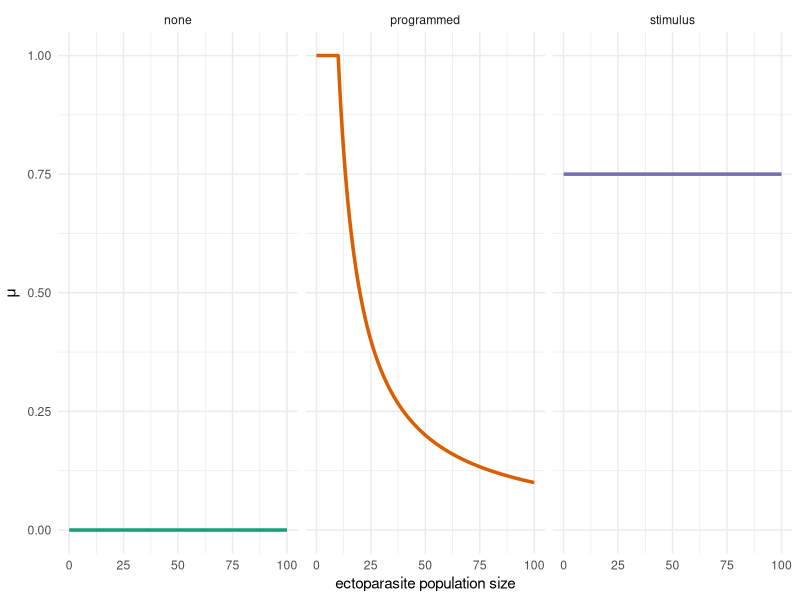
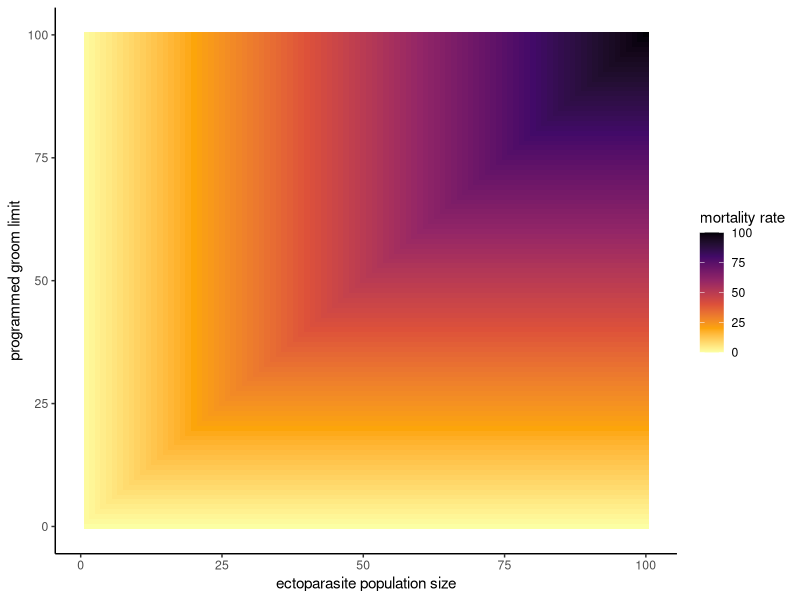
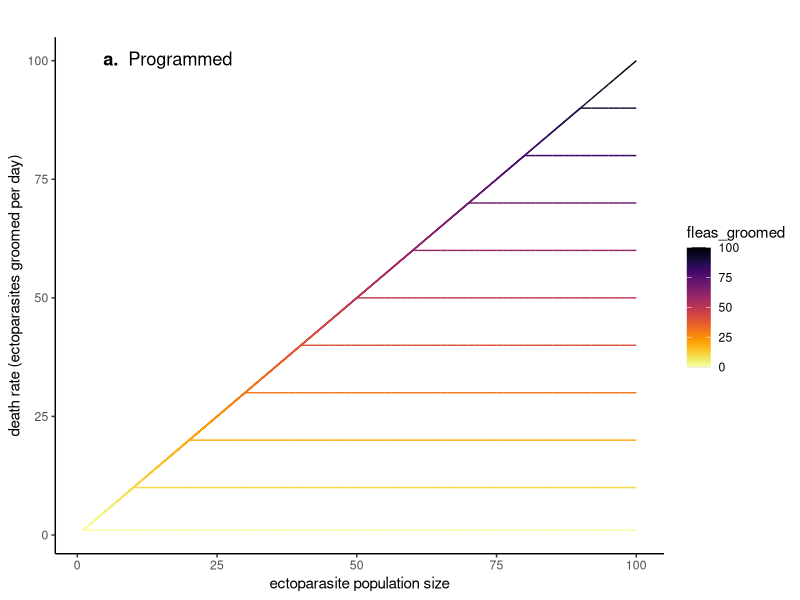
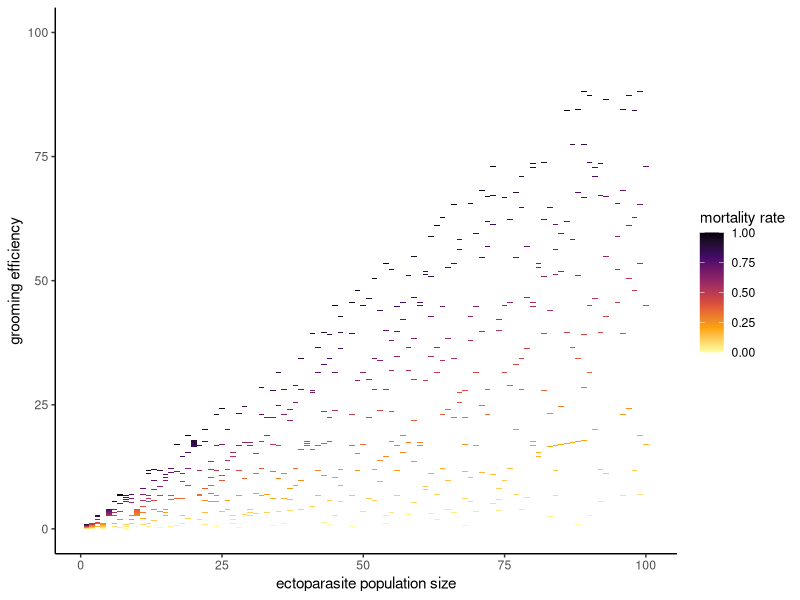
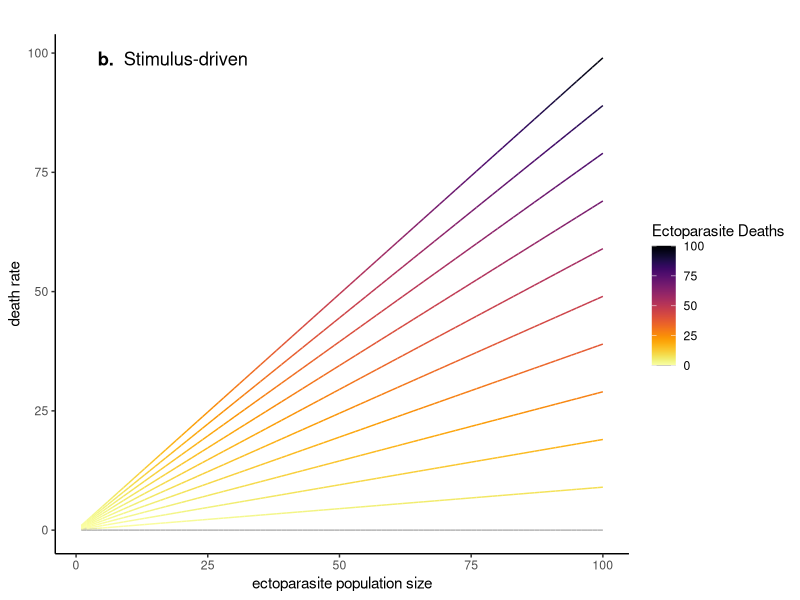
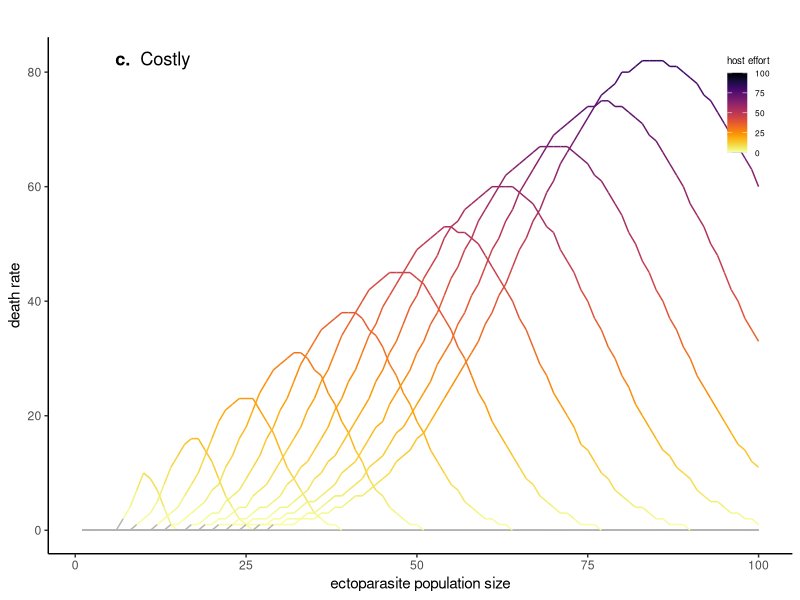
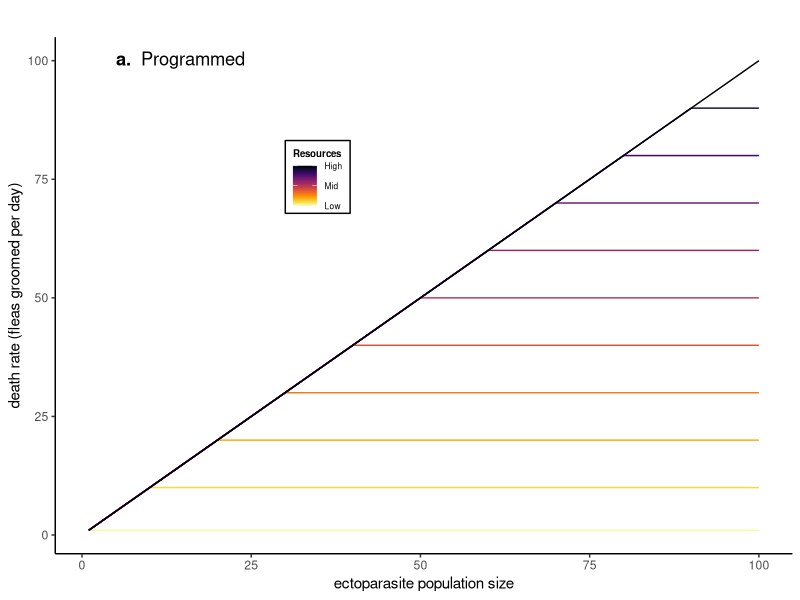
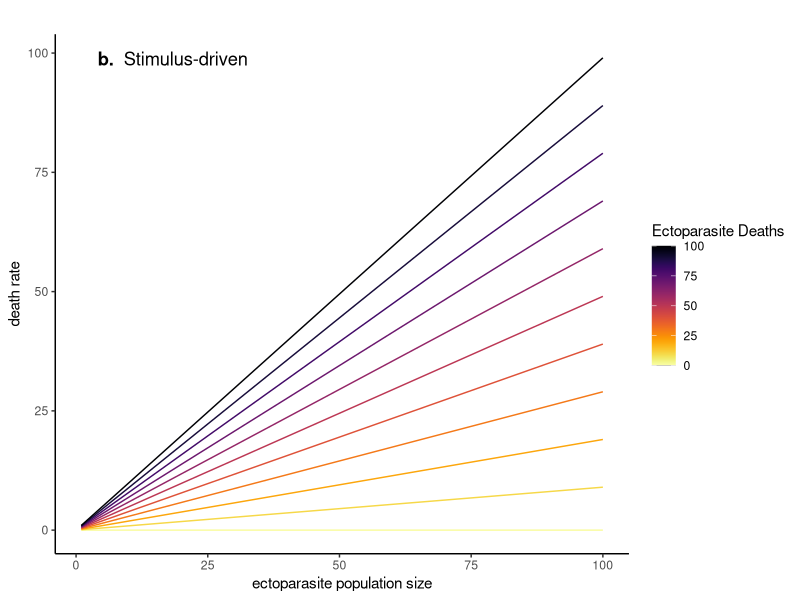

Generate these figures, in order, with R:
## ---- chunk 1
knitr::opts_chunk$set(echo = TRUE)
library(tidyr) 
library(ggplot2)
library(dplyr)
library(gridExtra) # plotting multipanels 
## ---- chunk 2
# Define parasite density range
x <- seq(0.01, 100, length.out = 1000)

# Define grooming scenarios 

## no grooming 
death_none <- function(x) rep(0, length(x))

## programmed to a certain number of fleas per day (G)
death_programmed <-  function(x, G = 10) {
  pmin(1, G / x)  # cap at 1 to avoid unrealistic death rates > 1
} 

## saturate to a % of fleas (e.g., stimulus driven) perG
death_stimulus <- function(x, d0 = 0, dmax = 1, perG  = 0.75) {
  k <- x * (1 - perG) / perG
  d0 + (dmax * x) / (k + x)
}

## costly, stimulus driven to a certain point, but then there is a cost 
# death_costly <- function(x, max = 1, mu = 10, sigma = 10) {
#  max * exp(-((x - mu)^2) / (2 * sigma^2))
#}

# Evaluate each function
df <- data.frame(
  x = x,
  none = death_none(x),
  programmed = death_programmed(x),
  stimulus = death_stimulus(x)#,
  #costly = death_costly(x)
)


df_long <- pivot_longer(df, -x, names_to = "grooming scenario", values_to = "DeathRate")

# Plot
## Facet plot of grooming scenarios 
ggplot(df_long, aes(x = x, y = DeathRate, group =  `grooming scenario`, color = `grooming scenario`)) +
  geom_line(size = 1.2) +
  facet_wrap(~factor(`grooming scenario`, levels = c("none", "programmed", "stimulus", "costly")))  +
  labs(
    x = "ectoparasite population size",
    y = expression(mu)
  ) +
  theme_minimal() +
  scale_color_brewer(palette = "Dark2") + 
  theme(legend.position = "none")

## Merge plot of grooming scenarios 
  
## ---- chunk 3
# plot different grooming scenarios 

# 1. Define parameter ranges
x_vals <- seq(1, 100, length.out = 100)  # parasite population size 
G_vals <- seq(0, 100, length.out = 101)   # grooming efficiency
plot_scenarios <- c(1,10,20,30,40,50,60,70,80,90,100)

# 2. Create a grid of all combinations
grid_prog <- expand.grid(
  pop_size = x_vals,
  groom_efficiency = G_vals
)

# Provide some columns for 
## scenario 
grid_prog$scenario <- grid_prog$groom_efficiency

# Programmed: can remove up to G fleas per day
grid_prog$fleas_groomed <- pmin(grid_prog$pop_size, grid_prog$groom_efficiency)
grid_prog$death_rate <- grid_prog$fleas_groomed 

# PROGRAMMED
## Plot full parameter space for Programmed 
ggplot(grid_prog, aes(x = pop_size, y = groom_efficiency, fill = death_rate)) +
  geom_tile() +
  scale_fill_viridis_c(option = "inferno", direction = -1) +
  labs(
    x = "ectoparasite population size",
    y = "programmed groom limit",
    fill = "mortality rate"
  ) +
  theme_classic()

## PROGRAMMED
# Plot example for all grooming efficiency scenarios 
prog_scenarios <- ggplot(grid_prog[grid_prog$scenario %in% plot_scenarios, ], aes(x = pop_size, y = death_rate, 
                      group = groom_efficiency, color = fleas_groomed)) +
  geom_line() +
  scale_color_gradientn(
    colours = c("gray70", viridis::viridis(255, option = "inferno", direction = -1)),
    values  = scales::rescale(c(0, 100)),
    limits  = c(0, 100),
    breaks  = c(0, 25, 50, 75, 100),
  ) +
  labs(
    x = "ectoparasite population size",
    y = "death rate (ectoparasites groomed per day)",
    title = expression(bold("a.") ~ " Programmed")
  ) +
  theme_classic() +
  theme(plot.title = element_text(hjust = 0.1,vjust = -10))
prog_scenarios # check all good

## make a no legend version for multi-panel
prog_scenarios_nl <- prog_scenarios + 
  theme(legend.position = "none")


# Stimulus-driven: can remove up to %perG per day 
stim_rates <- seq(0, 1, length.out = 101)  # death rates (for stimulus)

grid_stim <- expand.grid(
  pop_size = x_vals,
  stim_rate = stim_rates
)
grid_stim$scenario <- as.integer(factor(grid_stim$stim_rate))
grid_stim$fleas_groomed <- grid_stim$pop_size*grid_stim$stim_rate

## Plot full parameter space for Stimulus
ggplot(grid_stim, aes(x = pop_size, y = fleas_groomed, fill = stim_rate)) +
  geom_tile() +
  scale_fill_viridis_c(option = "inferno", direction = -1) +
  labs(
    x = "ectoparasite population size",
    y = "grooming efficiency",
    fill = "mortality rate"
  ) +
  theme_classic()

stim_scenarios <- ggplot(grid_stim[grid_stim$scenario %in%  plot_scenarios, ], aes(x = pop_size, y = fleas_groomed, 
                      group = stim_rate, color =  fleas_groomed)) +
  geom_line() +
  scale_color_gradientn(
    colours = c("gray70", viridis::viridis(255, option = "inferno", direction = -1)),
    values  = scales::rescale(c(0, 100)),
    limits  = c(0, 100),
    breaks  = c(0, 25, 50, 75, 100),
    name    = "Ectoparasite Deaths"
  ) +
  labs(
    x = "ectoparasite population size",
    y = "death rate",
    title = expression(bold("b.") ~ " Stimulus-driven")
  ) +
  theme_classic() +
  theme(plot.title = element_text(hjust = 0.1,vjust = -10))
stim_scenarios # check all good 

## make a no legend version for multi-panel
stim_scenarios_nl_ny <- stim_scenarios + 
  theme(legend.position = "none", 
        axis.title.y = element_blank(),
        axis.text.y  = element_blank(),
        axis.ticks.y = element_blank())

# Costly: Gaussian centered at a variable peak/optimal ectoparasite that then decreases 

## explore 100 different scenarios of cost
n_scen <- 100

# parameter trajectories
cost_scenarios <- data.frame(
  scenario = 1:n_scen,
  mu = seq(10, 80, length.out = n_scen),
  sigma = seq(2, 20, length.out = n_scen)
)

grid_cost  <- expand_grid(
  pop_size = 1:100, # ectoparasite population size
  scenario = 1:100 # this changes the type of gaussian curve
) 

grid_cost <- left_join(grid_cost, cost_scenarios, by = "scenario")
grid_cost$death_rate <- exp(-((grid_cost$pop_size - grid_cost$mu)^2) / (2 * grid_cost$sigma^2))
grid_cost$fleas_groomed <- floor(grid_cost$pop_size*grid_cost$death_rate)


cost_scenarios <- ggplot(grid_cost[grid_cost$scenario %in%  plot_scenarios, ], 
                         aes(x = pop_size, y = fleas_groomed, 
                      group = scenario, color =  fleas_groomed)) +
  geom_line() +
  scale_color_gradientn(
    colours = c("gray70", viridis::viridis(255, option = "inferno", direction = -1)),
    values  = scales::rescale(c(0, 100)),
    limits  = c(0, 100),
    breaks  = c(0, 25, 50, 75, 100),
    name    = "host effort") +
  labs(
    x = "ectoparasite population size",
    y = "death rate",
   title = expression(bold("c.") ~ " Costly")) +
  theme_classic() +
  theme(legend.position = c(0.98, 0.98),
        legend.justification = c(1, 1), 
        legend.background = element_rect(fill = NA, color = NA),
        legend.box.background = element_rect(fill = NA, color = NA), 
        legend.text  = element_text(size = 6),
        legend.title = element_text(size = 7), 
        plot.title = element_text(hjust = 0.1,vjust = -10))+ 
  guides(
  color = guide_colorbar(
    title.position = "top",
    title.hjust = 1, 
    barheight = unit(0.8, "in"),
    barwidth  = unit(0.2, "in"),
    ticks = FALSE))
cost_scenarios # check all good 

# remove y axis for multipanel
cost_scenarios_ny <- cost_scenarios + 
  theme(axis.title.y = element_blank(),
  axis.text.y  = element_blank(),
  axis.ticks.y = element_blank())

# plot all three scenarios next to eachother 
png(filename="figures/groom_scenarios.png", width = 7.5, height =3, unit = 'in', res = 300)
grid.arrange(prog_scenarios_nl, stim_scenarios_nl_ny, nrow = 1)
dev.off()
## ---- chunk 4
prog_scenarios_Res <- ggplot(grid_prog[grid_prog$scenario %in% plot_scenarios, ], 
                         aes(x = pop_size, y = death_rate, 
                      group = groom_efficiency, color = scenario)) +
  geom_line() +
  scale_color_gradientn(
    colours = c("gray70", viridis::viridis(255, option = "inferno", direction = -1)),
    values  = scales::rescale(c(0, 100)),
    limits  = c(0, 100),
    breaks  = c(0, 50, 100),
    labels = c("Low","Mid","High"), 
    name = expression(bold("Resources")),
    guide = guide_colorbar(
      barheight = unit(0.4, "in"))) +   # shorter legend
  labs(
    x = "ectoparasite population size",
    y = "death rate (fleas groomed per day)",
    title = expression(bold("a.") ~ " Programmed")
  ) +
  theme_classic() +
  theme(plot.title = element_text(hjust = 0.1,vjust = -10), 
        legend.position = c(0.4, 0.8),
        legend.justification = c(1, 1), 
        legend.background = element_rect(fill = NA, color = "black"),
        legend.box.background = element_rect(fill = NA, color = NA), 
        legend.text  = element_text(size = 6),
        legend.title = element_text(size = 7)
        )
prog_scenarios_Res # check all good

## make a no legend version for multi-panel
prog_scenarios_Res_nl <- prog_scenarios_Res + 
  theme(legend.position = "none")


stim_scenarios_Res <- ggplot(grid_stim[grid_stim$scenario %in%  plot_scenarios, ], aes(x = pop_size, y = fleas_groomed, 
                      group = stim_rate, color =  scenario)) +
  geom_line() +
  scale_color_gradientn(
    colours = c("gray70", viridis::viridis(255, option = "inferno", direction = -1)),
    values  = scales::rescale(c(0, 100)),
    limits  = c(0, 100),
    breaks  = c(0, 25, 50, 75, 100),
    name    = "Ectoparasite Deaths"
  ) +
  labs(
    x = "ectoparasite population size",
    y = "death rate",
    title = expression(bold("b.") ~ " Stimulus-driven")
  ) +
  theme_classic() +
  theme(plot.title = element_text(hjust = 0.1,vjust = -10))
stim_scenarios_Res # check all good 

## make a no legend version for multi-panel
stim_scenarios_Res_nl_ny <- stim_scenarios_Res + 
  theme(legend.position = "none", 
        axis.title.y = element_blank(),
        axis.text.y  = element_blank(),
        axis.ticks.y = element_blank())

# Costly: Gaussian centered at a variable peak/optimal ectoparasite that then decreases 

cost_scenarios_Res <- ggplot(grid_cost[grid_cost$scenario %in%  plot_scenarios, ], 
                         aes(x = pop_size, y = fleas_groomed, 
                      group = scenario, color =  mu)) +
  geom_line() +
  scale_color_gradientn(
    colours = c("gray70", viridis::viridis(255, option = "inferno", direction = -1)),
    values  = scales::rescale(c(0, 100)),
    limits  = c(1, 80),
    breaks  = c(1, 80),
    labels = c("Low","High"), 
    name    = "Resources") +
  labs(
    x = "ectoparasite population size",
    y = "death rate",
   title = expression(bold("c.") ~ " Costly")) +
  theme_classic() +
  theme(legend.position = c(1, 1.1),
        legend.justification = c(1, 1), 
        legend.background = element_rect(fill = NA, color = NA),
        legend.box.background = element_rect(fill = NA, color = NA), 
        legend.text  = element_text(size = 6),
        legend.title = element_text(size = 7), 
        plot.title = element_text(hjust = 0.1,vjust = -10))+ 
  guides(
  color = guide_colorbar(
    title.position = "top",
    title.hjust = 1, 
    barheight = unit(0.8, "in"),
    barwidth  = unit(0.2, "in"),
    ticks = FALSE))
cost_scenarios_Res # check all good 

# remove y axis for multipanel
cost_scenarios_Res_ny_nl <- cost_scenarios_Res + 
  theme(axis.title.y = element_blank(),
  axis.text.y  = element_blank(),
  axis.ticks.y = element_blank(), 
  legend.position = "none")

# plot all three scenarios next to eachother 
png(filename="figures/groom_scenarios2.png", width = 7.5, height =3, unit = 'in', res = 300)
grid.arrange(prog_scenarios_Res, stim_scenarios_Res_nl_ny, #cost_scenarios_Res_ny_nl,
             nrow = 1)
dev.off()
## ---- chunk 5
## DEFINE FUNCTIONS 
# function for birth rate with Allee effect (theta)
birthrate <- function(x, b0, theta, K){
  b <- b0*x*(x/(theta+x)) # baseline births with Allee
  b_dd <- b*x*(1 - x/ K) # birth decreases at high densities
  b_wA_dd <- pmax(0, b_dd)
  b_wA_dd # birth rate with Allee and density dependence
}

immigrationrate <- function (x, iota) iota # function for immigration rate (iota)

# read in all the death rates 

## Define all Grooming Scenarios: 
### PROGRAMMED 
groom_prg_scenarios <- data.frame(scenario = seq(1, 100, length.out = 100), # 100 scenarios 
                                  G_vals = seq(1, 100, length.out = 100)) # grooming efficiency
#### Generate a function for grooming deathrate based on pop size 
groomrate_prg <- function(pop.size, scenario_id){
  death_rate <- pmin(pop.size, scenario_id)
  death_rate
}
### STIMULUS
groom_stm_scenarios <- data.frame(scenario = seq(1, 100, length.out = 100), # 100 scenarios 
                                  G_vals = seq(1, 100, length.out = 100)) # grooming efficiency
groom_stm_scenarios$groom_rate <- groom_stm_scenarios$G_vals / 100
  
#### Generate a function for stimulus grooming deathrate based on pop size 
groomrate_stm <- function(pop.size, scenario_id){
  death_rate <- ifelse(pop.size == 0, 0, # avoids NaNs
                       pop.size*groom_stm_scenarios[scenario_id,3])
  death_rate
}

### Costly
n_scen <-  100
# max grooming of 80 per day 
groom_cst_scenarios <- data.frame(
  scenario = 1:n_scen,
  mu = seq(10, 80, length.out = n_scen),
  sigma = seq(2, 20, length.out = n_scen)
) # max var of 20 sigma

#### Generate a function for costly grooming deathrate based on pop size 
groomrate_cst <- function(pop.size, scenario){
  groom_cst_scenario <- groom_cst_scenarios %>% dplyr::filter(scenario == scenario) # filter to scenario 
  death_rate <- ifelse(pop.size == 0, 0, # avoids NaNs
                       pop.size*exp(-((pop.size - groom_cst_scenario$mu)^2) / 
                                      (2 * groom_cst_scenario$sigma^2))) # normal distribution
  death_rate
}

# Function to select a groom strategy based on defined parameter: 
get_groom_rate <- function(pop.size, groom_strategy, scenario) {
  if (groom_strategy == "none") {
    return(0)
  } else if (groom_strategy == "programmed") {
    return(groomrate_prg(pop.size, scenario))
  } else if (groom_strategy == "stimulus") {
    return(groomrate_stm(pop.size, scenario))
  }
}

# Function for density dependent deaths 
deathrate_dd <- function(pop.size, dmax = 1, x_mid = 50, s = 20) {
     dmax / (1 + exp(-(pop.size - x_mid) / s))
}

# set initial conditions parameters

## birth rate is standard across all scenarios, right now as 37.5 flea births per year (0. per day)
## we are going to vary parameters for:  
theta_vals <- seq(0, 10, by = 1) # 10 different values
iota_vals <- seq(0, 0.5, by = 0.05) # 10 different values
scenario_vals <- seq(1,100, by = 1) # 100 different values (no grooming is an explicit scenario) 

# construct full matrix of theta and iota options 
ti_axes <- expand.grid(
  theta = theta_vals, 
  iota = iota_vals, 
  scenario = scenario_vals
)

# Expand parameter set to include each grooming scenario 
groom_strategies <- c("none", "programmed", "stimulus")
tig_axes <- merge(ti_axes,
                  data.frame(groom_strategy = groom_strategies),
                             by = NULL)

# Construct parameter set
param_grid <- tig_axes
param_grid$b0 <- log(78.75)/89/2 # constant [log(female fecundity per lifetime)/generation time]
param_grid$initial_pop <- 1

# DEFINE DATA FRAME 
ecto.pop.rates <- tig_axes

gr1 <- vector("list", nrow(ecto.pop.rates))

# calculate growth rate for each parameter combo for pop sizes 1:100
system.time({
for (i in seq_len(nrow(ecto.pop.rates))) {
  
  row.params <- as.list(ecto.pop.rates[i, ])
  
  x_vals <- 1:100
  
  gr1[[i]] <- birthrate(x_vals, log(78.75)/89, row.params$theta, 50) -
    deathrate_dd(x_vals) -
    get_groom_rate(x_vals, row.params$groom_strategy, row.params$scenario) +
    immigrationrate(x_vals, row.params$iota)
}
  })

# create a data frame 
ecto.pop.rates_long <- ecto.pop.rates %>%
  mutate(gr = gr1) %>%
  unnest(gr) %>%
  mutate(pop.size = rep(1:100, times = nrow(ecto.pop.rates)))

# plot ecto pop rates (epr) by pop size 
ecto.pop.rates_long$groom_strategy <- factor(ecto.pop.rates_long$groom_strategy, levels = c("none", "programmed", "stimulus"))

epr_plot <- ggplot(ecto.pop.rates_long[ecto.pop.rates_long$theta == 6 &
                                       ecto.pop.rates_long$iota == 0.5,], 
                         aes(x = pop.size, y = gr, 
                             group = scenario, color = scenario)) +
  geom_line(size = 1) +
  facet_wrap(~groom_strategy) +
  #scale_y_continuous(limits = c(-2,8)) +
  geom_hline(yintercept=0, color = "black") +
   scale_color_gradientn(
    colours = c("gray70", viridis::viridis(255, option = "inferno", direction = -1)),
    values  = scales::rescale(c(1, 100)),
    limits  = c(1, 100),
    breaks  = c(1, 100),
    labels = c("Low","High"), 
    name    = "Resources") +
  labs(
    x = "ectoparasite population size",
    y = "growth rate",
   # title = expression(bold("a.") ~ " Programmed")
  ) +
  theme_classic() +
  theme(plot.title = element_text(hjust = 0.1,vjust = -10), 
        legend.position = c(0.1, 0.4),
        legend.justification = c(1, 1), 
        legend.background = element_rect(fill = NA, color = "black"),
        legend.box.background = element_rect(fill = NA, color = NA), 
        legend.text  = element_text(size = 6),
        legend.title = element_text(size = 7)
        )
epr_plot 

png(filename="figures/growth_rate_by_mgroom_t6i05.png", width = 7.5, height =3, unit = 'in', res = 300)

grid.arrange(prog_scenarios_Res, stim_scenarios_Res_nl_ny, #cost_scenarios_Res_ny_nl,
             epr_plot, nrow = 2, ncol = 2)
dev.off()

## ---- chunk 6
immigrationrate <- function(x, iota_baseline, scenario_id){
  r_scaled <- scenario_id / 100
  iota_baseline + exp(2 * r_scaled)
}

# DEFINE DATA FRAME 
ecto.pop.rates_wi <- tig_axes
ecto.pop.rates_wi$iota = 0.02

gr1_wi <- vector("list", nrow(ecto.pop.rates_wi))

system.time({
for (i in seq_len(nrow(ecto.pop.rates_wi))) {
  
  row.params <- as.list(ecto.pop.rates_wi[i, ])
  
  x_vals <- 1:100
  
  gr1_wi[[i]] <- birthrate(x_vals, log(78.75)/89, row.params$theta, 50) -
    deathrate_dd(x_vals) -
    get_groom_rate(x_vals, row.params$groom_strategy, row.params$scenario) +
    immigrationrate(x_vals, row.params$iota, row.params$scenario)
}
  })

# create a data frame 
ecto.pop.rates_wi_long <- ecto.pop.rates_wi %>%
  mutate(gr = gr1_wi) %>%
  unnest(gr) %>%
  mutate(pop.size = rep(1:100, times = nrow(ecto.pop.rates_wi)))

# plot ecto pop rates (epr) by pop size 
ecto.pop.rates_wi_long$groom_strategy <- factor(ecto.pop.rates_wi_long$groom_strategy, levels = c("none", "programmed", "stimulus"))

epr_plot_wi <- ggplot(ecto.pop.rates_wi_long[ecto.pop.rates_wi_long$theta == 6,], 
                         aes(x = pop.size, y = gr, 
                             group = scenario, color = scenario)) +
  geom_line(size = 1) +
  facet_wrap(~groom_strategy) +
  scale_y_continuous(limits = c(-100,30)) +
  geom_hline(yintercept=0, color = "black") +
   scale_color_gradientn(
    colours = c("gray70", viridis::viridis(255, option = "inferno", direction = -1)),
    values  = scales::rescale(c(1, 100)),
    limits  = c(1, 100),
    breaks  = c(1, 100),
    labels = c("Low","High"), 
    name    = "Resources") +
  labs(
    x = "ectoparasite population size",
    y = "growth rate",
   # title = expression(bold("a.") ~ " Programmed")
  ) +
  theme_classic() +
  theme(plot.title = element_text(hjust = 0.1,vjust = -10), 
        legend.position = c(0.1, 0.4),
        legend.justification = c(1, 1), 
        legend.background = element_rect(fill = NA, color = "black"),
        legend.box.background = element_rect(fill = NA, color = NA), 
        legend.text  = element_text(size = 6),
        legend.title = element_text(size = 7)
        )


png(filename="figures/growth_rate_by_rg_ri_t6.png", width = 7.5, height =3, unit = 'in', res = 300)
epr_plot_wi 
dev.off()
